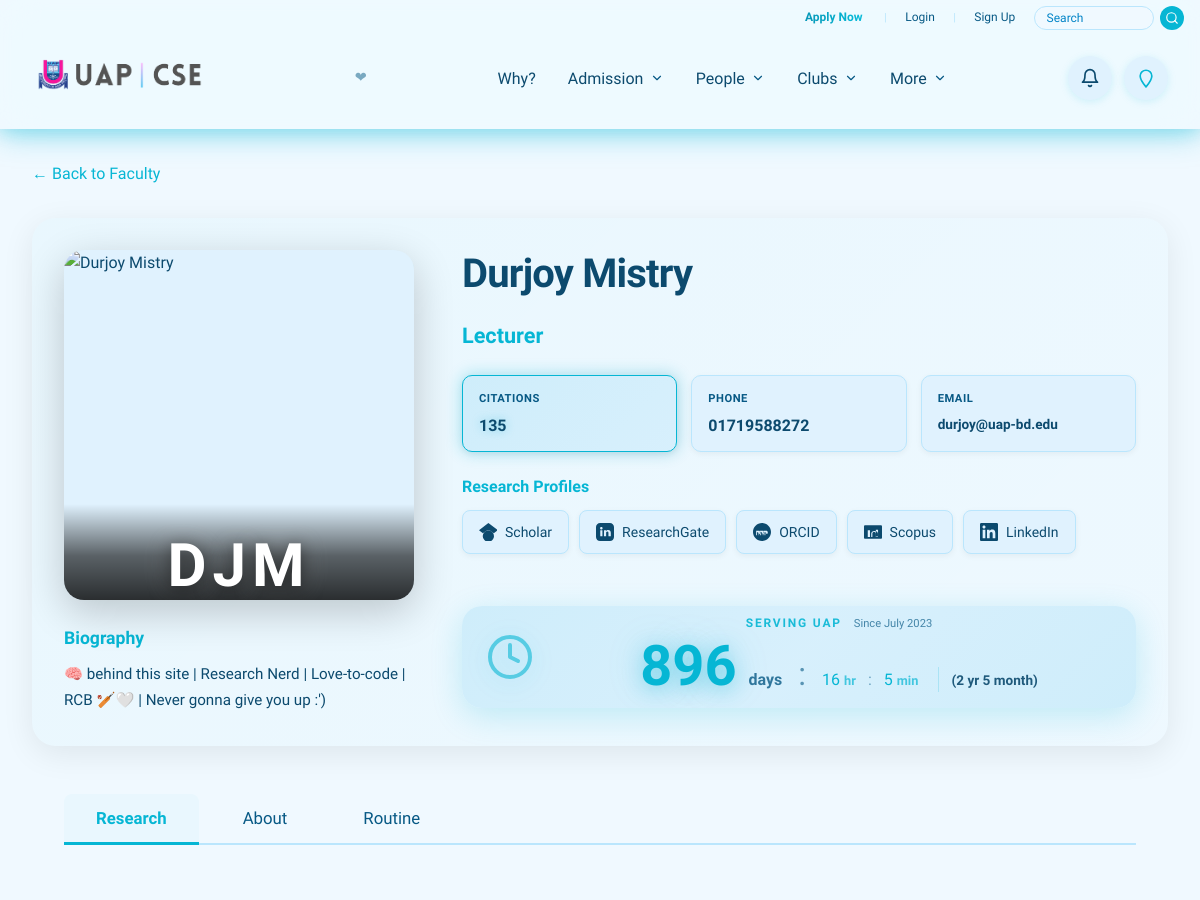
The page /people/faculty/1/ (upper part) on the database as committed earlier.
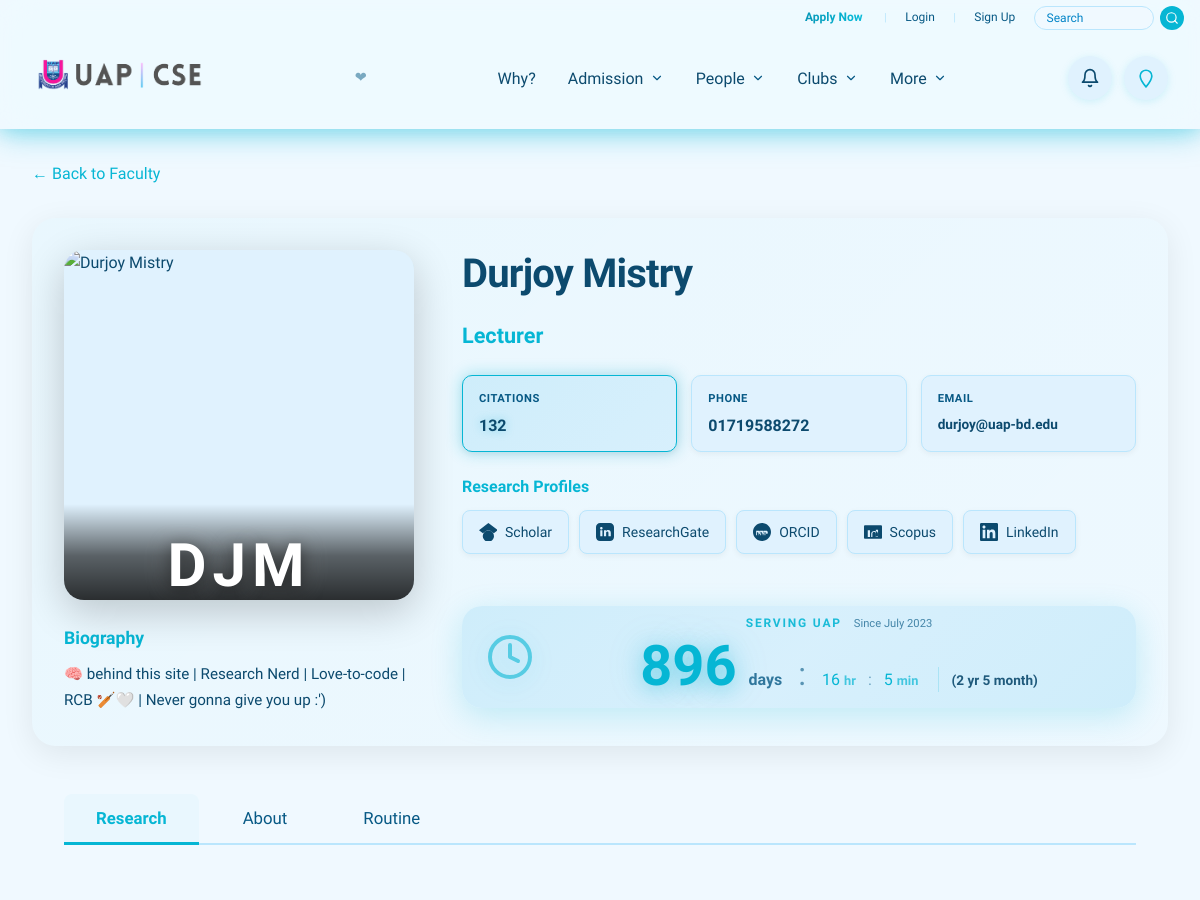
The same page on the database as committed later.
### people/models.py (models this page shows, shortened)
class Faculty(models.Model):
    DESIGNATION_CHOICES = [
        ('Professor', 'Professor'),
        ('Associate Professor', 'Associate Professor'),
        ('Assistant Professor', 'Assistant Professor'),
        ('Lecturer', 'Lecturer'),
        ('Teaching Assistant', 'Teaching Assistant'),
    ]
    base_user = models.OneToOneField(
        BaseUser,
        on_delete=models.CASCADE,
        primary_key=True,
        related_name='faculty_profile',
        help_text="Base user account"
    )
    name = models.CharField(
        max_length=50,
        default="Name",
        help_text="Full name of the faculty member"
    )
    shortname = models.CharField(
        max_length=5,
        default='N/A',
        help_text="Short name or initials"
    )
    designation = models.CharField(
        max_length=20,
        choices=DESIGNATION_CHOICES,
        null=True,
        blank=True,
        help_text="Academic designation"
    )
    phone = models.CharField(
        max_length=11,
        blank=True,
        null=True,
        help_text="Contact phone number"
    )
    bio = models.CharField(
        max_length=92,
        blank=True,
        null=True,
        help_text="Short biography (max 92 characters)"
    )
    about = RichTextField(
        blank=True,
        null=True,
        help_text="Detailed about section with rich text"
    )
    profile_pic = ImageCropField(
        upload_to='faculty_photos/',
        null=True,
        blank=True,
        help_text="Faculty profile picture (Max 600KB, will be compressed and resized to 600x600px if larger)"
    )
    cropping = ImageRatioField(
        'profile_pic',
        '600x600',
        size_warning=True,
        help_text="Crop image to 1:1 aspect ratio (600x600)"
    )
    joining_date = models.DateField(
        null=True,
        blank=True,
        help_text="Date when faculty joined"
    )
    last_office_date = models.DateField(
        null=True,
        blank=True,
        help_text="Last date of service at UAP. If set, faculty will be shown in Legacy Faculty section"
    )
    google_scholar_url = models.URLField(
        max_length=255,
        blank=True,
        null=True,
        help_text="Google Scholar profile URL"
    )
    researchgate_url = models.URLField(
        max_length=255,
        blank=True,
        null=True,
        help_text="ResearchGate profile URL"
    )
    orcid_url = models.URLField(
        max_length=255,
        blank=True,
        null=True,
        help_text="ORCID profile URL"
    )
    scopus_url = models.URLField(
        max_length=255,
        blank=True,
        null=True,
        help_text="Scopus profile URL"
    )
    linkedin_url = models.URLField(
        max_length=255,
        blank=True,
        null=True,
        help_text="LinkedIn profile URL"
    )
    researches = RichTextField(
        blank=True,
        null=True,
        help_text="Research information with rich text"
    )
    citation = models.PositiveIntegerField(
        default=0,
        blank=True,
        null=True,
        help_text="Total citations count"
    )
    sl = models.PositiveIntegerField(
        validators=[MinValueValidator(1)],
        blank=True,
        null=True,
        help_text="Serial number for ordering"
    )
    routine = RichTextField(
        blank=True,
        null=True,
        help_text="Faculty routine with rich text"
    )
    is_head = models.BooleanField(
        default=False,
        null=True,
        blank=True,
        help_text="Whether this faculty member is the head of department"
    )
    is_dept_proctor = models.BooleanField(
        default=False,
        null=True,
        blank=True,
        help_text="Whether this faculty member is the department proctor"
    )
    is_bsc_admission_coordinator = models.BooleanField(
        default=False,
        null=True,
        blank=True,
        help_text="Whether this faculty member is the BSc admission coordinator"
    )
    is_mcse_admission_coordinator = models.BooleanField(
        default=False,
        null=True,
        blank=True,
        help_text="Whether this faculty member is the MCSE admission coordinator"
    )
    is_on_study_leave = models.BooleanField(
        default=False,
        null=True,
        blank=True,
        help_text="Whether this faculty member is currently on study leave"
    )
    cv = models.FileField(
        upload_to='faculty_cvs/',
        null=True,
        blank=True,
        help_text="Faculty CV/resume document (PDF only, Max 5MB)"
    )
    class Meta:
        verbose_name = 'Faculty'
        verbose_name_plural = 'Faculties'
        ordering = ['sl']

class BaseUser(AbstractUser):
    USER_TYPE_CHOICES = [
        ('faculty', 'Faculty'),
        ('staff', 'Staff'),
        ('officer', 'Officer'),
        ('club_member', 'Club Member'),
    ]
    allowed_email = models.OneToOneField(
        AllowedEmail,
        on_delete=models.CASCADE,
        related_name='base_user',
        blank=True,
        null=True,
        help_text="Reference to the allowed email entry (optional for superusers)"
    )
    user_type = models.CharField(
        max_length=20,
        choices=USER_TYPE_CHOICES,
        blank=True,
        null=True,
        help_text="Type of user (synced from AllowedEmail, optional for superusers)"
    )
    is_power_user = models.BooleanField(
        default=False,
        help_text="Whether this user can grant permissions to other users"
    )
    phone_number = models.CharField(
        max_length=20,
        blank=True,
        null=True,
        help_text="Contact phone number"
    )
    profile_picture = models.ImageField(
        upload_to='user_profiles/',
        blank=True,
        null=True,
        help_text="User profile picture (Max 600KB, will be compressed and resized to 600x600px if larger)"
    )
    created_at = models.DateTimeField(
        auto_now_add=True,
        help_text="Account creation date"
    )
    updated_at = models.DateTimeField(
        auto_now=True,
        help_text="Last update date"
    )
    class Meta:
        verbose_name = 'Base User'
        verbose_name_plural = 'Base Users'
        ordering = ['-created_at']

### people/views.py (the view, shortened to what this page needs)
# urls.py: path('faculty/<int:pk>/', views.faculty_detail, name='faculty_detail'),
def faculty_detail(request, pk):
    from datetime import date, datetime
    from django.utils import timezone
    faculty = get_object_or_404(Faculty, pk=pk)
    service_data = None
    is_former = faculty.last_office_date is not None
    if faculty.joining_date:
        if is_former:
            end_date = faculty.last_office_date
            end_datetime = timezone.make_aware(datetime.combine(end_date, datetime.max.time()))
        else:
            end_date = timezone.now().date()
            end_datetime = timezone.now()
        joining_datetime = timezone.make_aware(datetime.combine(faculty.joining_date, datetime.min.time()))
        delta = end_datetime - joining_datetime
        total_days = delta.days
        total_seconds = delta.total_seconds()
        hours = int((total_seconds % 86400) // 3600)
        minutes = int((total_seconds % 3600) // 60)
        end_date_obj = end_date
        joining = faculty.joining_date
        years = end_date_obj.year - joining.year
        months = end_date_obj.month - joining.month
        days_in_month = end_date_obj.day - joining.day
        if months < 0:
            years -= 1
            months += 12
        service_data = {
            'total_days': total_days,
            'hours': hours,
            'minutes': minutes,
            'years': years,
            'months': months,
            'is_former': is_former,
            'last_office_date': faculty.last_office_date,
        }
    context = {
        'faculty': faculty,
        'service_data': service_data,
    }
    return render(request, 'people/faculty_detail.html', context)

### clubs/context_processors.py (called while the page is built)
def clubs(request):
    clubs = Club.objects.all().order_by('sl', 'name')
    return {
        'clubs': clubs
    }

### designs/context_processors.py (called while the page is built)
def admission_elements(request):
    admission_elements = AdmissionElement.objects.all().order_by('sl')
    return {
        'admission_elements': admission_elements
    }

### templates/people/faculty_detail.html (shortened to what the changed rows need)
{% extends 'base.html' %}
{% load static %}
{% block content %}
<div class="container">
    <section class="faculty-detail">
        <div class="faculty-profile-section">
            <div class="faculty-image-bio-column">
                <div class="faculty-profile-image">
                    <img src="{% if faculty.profile_pic %}/media/{{ faculty.profile_pic.name }}{% else %}/media/defaults/people.png{% endif %}" alt="{{ faculty.name }}">
                    {% if faculty.shortname %}
                    <div class="faculty-shortname-overlay">{{ faculty.shortname }}</div>
                    {% endif %}
                </div>
                {% if faculty.bio %}
                <div class="bio-section-below-image">
                    <br>
                    <h3 class="section-title">Biography</h3>
                    <p class="faculty-bio-text">{{ faculty.bio|truncatechars:400 }}</p>
                </div>
                {% endif %}
            </div>
            <div class="faculty-profile-info">
                <h1 class="faculty-detail-name">{{ faculty.name }}</h1>
                {% if faculty.designation %}
                    <p class="faculty-detail-designation">{{ faculty.designation }}</p>
                {% endif %}
                <div class="info-grid">
                    {% if faculty.citation %}
                    <div class="info-item citation-item">
                        <span class="info-label">Citations</span>
                        <span class="info-value citation-value">{{ faculty.citation|floatformat:0 }}</span>
                    </div>
                    {% endif %}
                    {% if faculty.phone %}
                    <div class="info-item">
                        <span class="info-label">Phone</span>
                        <span class="info-value">{{ faculty.phone }}</span>
                    </div>
                    {% endif %}
                    {% if faculty.base_user.email %}
                    <div class="info-item">
                        <span class="info-label">Email</span>
                        <span class="info-value email-value">{{ faculty.base_user.email }}</span>
                    </div>
                    {% endif %}
                </div>
                {% if faculty.google_scholar_url or faculty.researchgate_url or faculty.orcid_url or faculty.scopus_url or faculty.linkedin_url %}
                <div class="social-links-section">
                    <h3 class="section-title">Research Profiles</h3>
                    <div class="research-links">
                    </div>
                </div>
                {% endif %}
                {% if service_data %}
                <div class="service-duration-section">
                    <div class="service-time-icon">
                    </div>
                    <div class="service-duration-card">
                        <div class="service-duration-header">
                            <span class="service-label">{% if service_data.is_former %}Served UAP{% else %}Serving UAP{% endif %}</span>
                            {% if faculty.joining_date %}
                            <span class="service-joining-date">
                                {% if service_data.is_former %}
                                    {{ faculty.joining_date|date:"F Y" }} - {{ service_data.last_office_date|date:"F Y" }}
                                {% else %}
                                    Since {{ faculty.joining_date|date:"F Y" }}
                                {% endif %}
                            </span>
                            {% endif %}
                        </div>
                    </div>
                </div>
                {% endif %}
            </div>
        </div>
    </section>
</div>
{% endblock %}

Rows that differ between the two databases and show on the page:
changed Faculty "DJM": citation "135" → "132"
